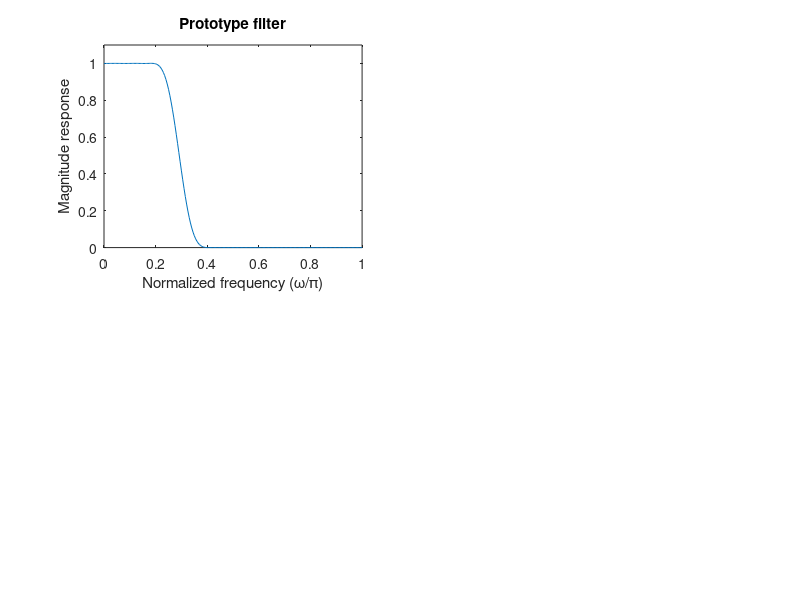

The MATLAB source for this figure: (Note: this script raises an error after producing the figure.)
%
% Design of 3D cone filters
%
%
% Step 1: Fan-type design
%

clc;
clear all;
N = 20;
theta = 70;
wt = 0.2 * pi;
Nsamp = 200;
%
%
theta_w = theta * pi / 180;

if theta >= 45
    wup = pi;
else
    wup = pi * tan(theta_w);
end

deltaw_wup = wup / Nsamp;
deltaw_pi = pi / Nsamp;
deltaw_pih = 0.5 * pi / Nsamp;
%
%
r = zeros(3, 1);
Q = zeros(3, 3);
for iw = 0:Nsamp
    w2 = iw * deltaw_wup;
    w1 = w2 / tan(theta_w);
    c = [1; -1-cos(w1)*cos(w2); -cos(w1)-cos(w2)];
    r = r - 2 * cos(w1) * c;
    Q = Q + c * c';
end
r = r / (Nsamp + 1);
Q = Q / (Nsamp + 1);
T = -0.5 * inv(Q) * r;
%
%
wc = acos(T(1));
t11 = T(2);
t01 = T(3);
t00 = t11;
t10 = 1 + t01;
%
% Design of prototype FIR lowpass filter
%
N_h = 2 * N + 1;
wp = wc;

ws = wp + wt;
%
%
NH = (N_h - 1) / 2;
Nsam_p = round(wp / deltaw_pi);
Nsam_s = round((pi - ws) / deltaw_pi);
NV = (0 :NH)';
%
%
P = zeros(NH+1, 1);
Qp = zeros(NH+1, NH+1);
for iw = 0:Nsam_p
    w = iw * deltaw_pi;
    P = P - 2 * cos(w * NV);
    Qp = Qp + cos(w * NV) * (cos(w * NV))';
end

P = wp * P / (Nsam_p + 1);
Qp = wp * Qp / (Nsam_p + 1);
%
Qs = zeros(NH+1, NH+1);
for iw = 0:Nsam_s
    w = ws + iw * deltaw_pi;
    Qs = Qs + cos(w * NV) * (cos(w * NV))';
    
end
Qs = (pi -ws) * Qs / (Nsam_p+1);
%
%
A = -0.5 * inv(Qp + Qs) * P;
h = zeros(N_h, 1);
h(NH+1) = A(1);
h(1:NH) = 0.5 * flipud(A(2:NH+1));
h(NH+2 : N_h) = 0.5 * A(2:NH+1);
%
%
subplot(2, 2, 1);
FR = freqz(h, 1, 0:deltaw_pi : pi);
plot(0:deltaw_pi/pi : 1, abs(FR));
axis([0, 1, 0, 1.1]);
xlabel('Normalized frequency (\omega/\pi)');
ylabel('Magnitude response');
title('Prototype filter');
%
%
Ta_b = zeros(N+1, N+1);
Ta_b(1, 1) = 1; 
Ta_b(2, 2) = 1;
B = A(1) * Ta_b(1, :);
B = B + A(2) * Ta_b(2, :);

for in = 2:N
    Ta_b(in+1, 2:in+1) = 2 * Ta_b(in, 1:in);
    Ta_b(in+1, 1:in+1) = Ta_b(in+1, 1:in+1) - Ta_b(in-1, 1:in+1);
    B = B+A(in+1) * Ta_b(in+1, :);
end
%
%
F = zeros(3, 3);
F(1, 1) = 0.25 * t11;
F(1, 2) = 0.5 * t10;
F(1, 3) = 0.25 * t11;
F(2, 1) = 0.5 * t01;
F(2, 2) = t00;
F(2, 3) = 0.5 * t01;
F(3, 1) = 0.25 * t11;
F(3, 2) = 0.5 * t10;
F(3, 3) = 0.25 * t11;
%
%
h = zeros(2 * N + 1, 2*N+1);
h(N+1, N+1) = B(1);
h(N:N+2, N:N+2) = h(N:N+2, N:N+2) + B(2) *F;
FN = F;
for in = 2:N
    FN = conv2(FN, F);
    h(N+1-in:N+1+in, N+1-in : N+1+in) = h(N+1-in:N+1+in, N+1-in:N+1+in) + B(in+1)*FN;
end
%
%
FR = freqz2(h, -1:2/100:1, -1:2/100:1);
XX = zeros(101, 101);
for i = 0:100
    XX(:, i+1) = (-1:2/100:1)';
end

YY = XX';
subplot(2, 2, 2);
plot3(XX, YY, abs(FR));
axis([-1, 1, -1, 1, 0, 1.1]);
xlabel('\omega_{12}/\pi');
ylabel('\omega_3/\pi');
zlabel('Magnitude response');

%
% Step 2: Circular design
%
wr = wup;
r = zeros(2, 1);
Q = zeros(2, 2);

for iw = 0:Nsamp
    w1 = wr * cos(iw * deltaw_pih);
    w2 = wr * sin(iw * deltaw_pih);
    c = [1; 1-cos(w1)*cos(w2)];
    r = r - 2 * (0.5 * cos(w1) + 0.5 * cos(w2))*c;
    Q = Q + c * c';
end

r = r / (Nsamp + 1);
Q = Q / (Nsamp + 1);
T = -0.5 * inv(Q) * r;
%
%
r11 = T(2);
r00 = -r11;
r10 = 0.5;
r01 = 0.5;
%
% Design of prototype FIR lowpass filter
%
N_h = 2 * N + 1;
wp = wc;
ws = wp + wt;
%
%
NH = (N_h - 1) / 2;
Nsam_s = round((pi - ws) / deltaw_pi);
NV = (0:NH)';
%
%
P = zeros(NH+1, 1);
Qp = zeros(NH+1, NH+1);
for iw = 0:Nsam_p
    w = iw * deltaw_pi;
    P = P - 2*cos(w*NV);
    Qp = Qp + cos(w*NV)*(cos(w*NV))';
end

P = wp*P / (Nsam_p + 1);
Qp = wp * Qp / (Nsam_p + 1);
%
Qs = zeros(NH+1, NH+1);

for iw = 0:Nsam_p
    w = ws + iw * deltaw_pi;
    Qs = Qs + cos(w * NV) * (cos(w*NV))';
end
Qs = (pi - ws) * Qs / (Nsam_p+1);
%
%
A = -0.5 * inv(Qp + Qs) * P;
%
%
Ta_b = zeros(N+1, N+1);
Ta_b(1, 1) = 1;
Ta_b(2, 2) = 1;
B_c = A(1) * Ta_b(1, :);
B_c = B_c + A(2) * Ta_b(2, :);
for in = 2:N
    Ta_b(in+1, 2:in+1) = 2 * Ta_b(in, 1 : in);
    Ta_b(in+1, 1:in+1) = Ta_b(in+1, 1 : in+1) - Ta_b(in-1, 1:in+1);
    B_c = B_c + A(in + 1) * Ta_b(in+1, :);
end
%
%
F = zeros(3, 3);
F(1, 1) = 0.25 * r11;
F(1, 2) = 0.5 * r10;
F(1, 3) = 0.25 * r11;
F(2, 1) = 0.5 * r01;
F(2, 2) = r00;
F(2, 3) = 0.5 * r01;
F(3, 1) = 0.25 * r11;
F(3, 2) = 0.5 * r10;
F(3, 3) = 0.25 * r11;
%
%
h = zeros(2*N+1, 2*N+1);
h(N+1, N+1) = B_c(1);
h(N:N+2, N:N+2) = h(N:N+2, N:N+2) + B_c(2) * F;
FN = F;
for in = 2:N
    FN = conv2(FN, F);
    h(N+1-in:N+1+in, N+1-in:N+1+in) = h(N+1 - in:N+1+in, N+1-in:N+1+in) + B_c(in+1) * FN;
end
%
%
FR = freqz2(h, -1:2/100:1, -1:2/100:1);
XX = zeros(101, 101);
for i = 0:100
    XX(:, i+1) = (-1:2/100:1)';
end
YY = XX';
subplot(2, 2, 3);
plot3(XX, YY, abs(FR));
axis([-1, 1, -1, 1, 0, 1.1]);
xlabel('\omega_1/\pi');
ylabel('\omega_2/\pi');
zlabel('Magnitude response');
%
% Step 2:
%
t000 = t00 + t10 * r00;
t100 = t10 * r10;
t010 = t10 * r01;
t001 = t01+t11*r00;
t110 = t10 * r11;
t101 = t11 * r10;
t011 = t11 * r01;
t111 = t11 * r11;
%
%
F = zeros(3, 3, 3);
F(1, 1, 1) = 0.125 * t111;
F(1, 1, 2) = 0.25 * t110;
F(1, 1, 3) = 0.125 * t111;
F(1, 2, 1) = 0.25 * t101;
F(1, 2, 2) = 0.5 * t100;
F(1, 2, 3) = 0.25 * t101;
F(1, 3, 1) = 0.125 * t111;
F(1, 3, 2) = 0.25 * t100;
F(1, 3, 3) = 0.125 * t111;
F(2, 1, 1) = 0.25 * t011;
F(2, 1, 2) = 0.5 * t010;
F(2, 1, 3) = 0.25 * t011;
F(2, 2, 1) = 0.5 * t001;
F(2, 2, 2) = t000;
F(2, 2, 3) = 0.5 * t001;
F(2, 3, 1) = 0.25 * t011;
F(2, 3, 2) = 0.5 * t010;
F(2, 3, 3) = 0.25 * t011;
F(3, 1, 1) = 0.125 * t111;
F(3, 1, 2) = 0.25 * t110;
F(3, 1, 3) = 0.125 * t111;
F(3, 2, 1) = 0.25 * t101;
F(3, 2, 2) = 0.5 * t100;
F(3, 2, 3) = 0.25 * t101;
F(3, 3, 1) = 0.125 * t111;
F(3, 3, 2) = 0.25 * t110;
F(3, 3, 3) = 0.125 * t111;
%
%
h3 = zeros(2*N + 1, 2*N + 1, 2*N + 1);
h3(N+1, N+1, N+1) = B(1);
h3(N:N+2, N:N+2, N:N+2) = h3(N:N+2, N:N+2, N:N+2) + B(2) * F;
FN = F;

for in = 2:N
    FN = convn(FN, F);
    h3(N+1-in:N+1+in, N+1-in:N+1+in, N+1-in:N+1+in) = h3(N+1-in:N+1+in, N+1-in:N+1+in, N+1-in:N+1+in) + B(in+1) * FN;
end
%
%
A3 = h3(N+1:2*N+1, N+1:2*N+1, N+1:2*N+1);
A3(2:N+1, 1, 1) = 2 * A3(2:N+1, 1, 1);
A3(1, 2:N+1, 1) = 2 * A3(1, 2:N+1, 1);
A3(1, 1, 2:N+1) = 2 * A3(1, 1, 2:N+1);
A3(2:N+1, 2:N+1, 1) = 4 * A3(2:N+1, 2:N+1, 1);
A3(2:N+1, 1, 2:N+1) = 4 * A3(2:N+1, 1, 2:N+1);
A3(1, 2:N+1, 2:N+1) = 4 * A3(1, 2:N+1, 2:N+1);
A3(2:N+1, 2:N+1, 2:N+1) = 8 * A3(2:N+1, 2:N+1, 2:N+1);
%
%
deltaw_3d = pi / 32;
FR3 = zeros(65, 65, 65);
XXX = zeros(65, 65, 65);
YYY = zeros(65, 65, 65);
ZZZ = zeros(65, 65, 65);

for i1 = 0:64
    i1
    w1 = -pi + i1 * deltaw_3d;

    for i2 = 0:64
        w2 = -pi + i2 * deltaw_3d;
        for i3 = 0:64
            w3 = -pi + i3 * deltaw_3d;
            XXX(i1+1, i2+1, i3+1) = w1/pi;
            YYY(i1+1, i2+1, i3+1) = w2/pi;
            ZZZ(i1+1, i2+1, i3+1) = w3/pi;

            for n1 = 0:N
                for n2 = 0:N
                    for n3 = 0:N
                        FR3(i1+1, i2+1, i3+1) = FR3(i1+1, i2+1, i3+1) + A3(n1+1, n2+1, n3+1) * cos(n1 * w1) * cos(n2 * w2) * cos(n3 * w3);
                    end
                end
            end
        end        
    end
end
%
%
[F, V] = isosurface(XXX, YYY, ZZZ, abs(FR3), 0.98);
%
[rowV, colV] = size(V);
%
[Z1 ind] = sort(V(:, 3));
X1 = V(ind, 1);
Y1 = V(ind, 2);
%
Zu = Z1(rowV/2+1:rowV, 1);
Xu = X1(rowV/2+1:rowV, 1);
Yu = Y1(rowV/2+1:rowV, 1);
Zd = Z1(1:rowV/2, 1);
Xd = X1(1:rowV/2, 1);
Yd = Y1(1:rowV/2, 1);
%
ti = -1:.0025:1;
[XI, YI] = meshgrid(ti, ti);
ZU = griddata(Xu, Yu, Zu, XI, YI);
ZD = griddata(Xd, Yd, Zd, XI, YI);
%
subplot(2, 2, 4);
contour3(XI, YI, ZU, 35, 'k');
hold;
contour3(XI, YI, ZD, 35, 'k');
%
view(3);
xlabel('\omega_1 / \pi', 'FontSize', 16);
set(gca, 'xtick', linspace(-1, 1, 5));
ylabel('\omega_2 / \pi', 'FontSize', 16);
set(gca, 'ytick', linspace(-1, 1, 5));
zlabel('\omega_3 / \pi', 'FontSize', 16);
set(gca, 'ztick', linspace(-1, 1, 5));
